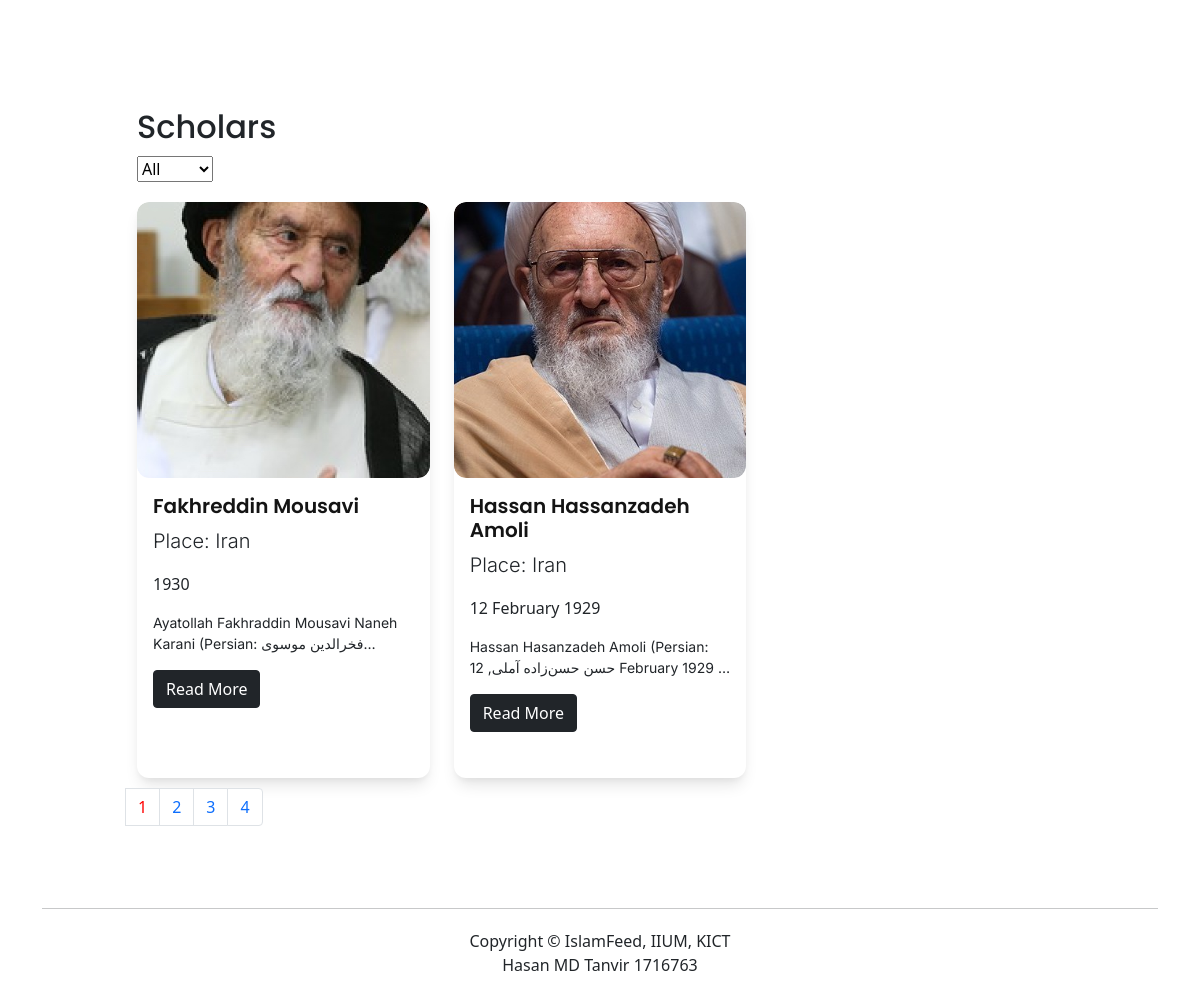
Before: / (lower part) with the older database file.
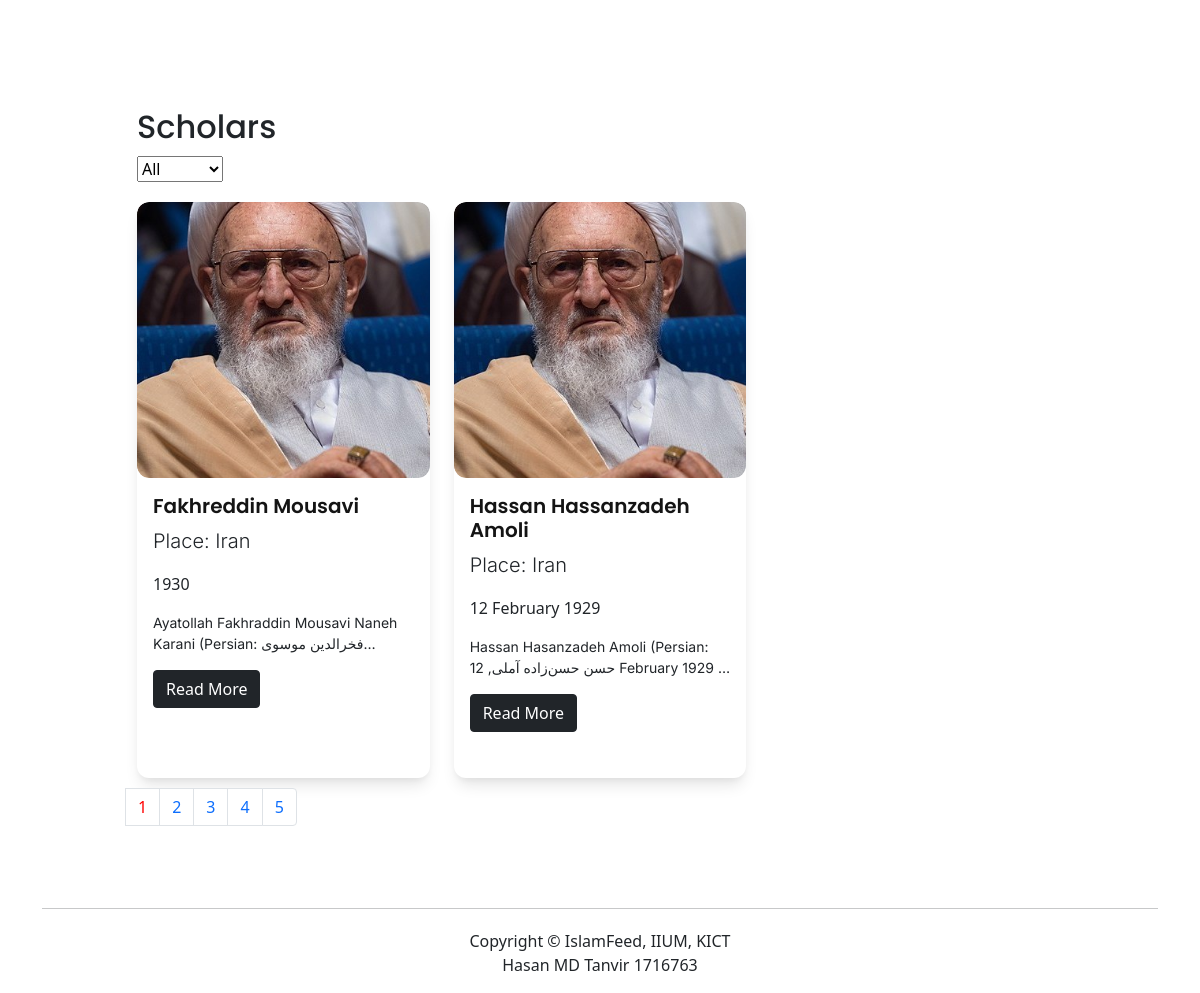
After: the same page with the newer database file.
### tables this page shows
CREATE TABLE `posts` (
  `post_id` int(11) NOT NULL AUTO_INCREMENT,
  `post_category_id` int(11) NOT NULL,
  `post_title` varchar(255) NOT NULL,
  `post_author` varchar(255) NOT NULL,
  `post_date` date NOT NULL,
  `post_image` text NOT NULL,
  `post_content` text NOT NULL,
  `post_tags` varchar(255) NOT NULL,
  `post_comment_count` int(11) NOT NULL DEFAULT '0',
  `post_status` varchar(255) NOT NULL DEFAULT 'draft',
  `born` varchar(255) DEFAULT NULL,
  `post_summary` varchar(1028) DEFAULT NULL,
  `achievement` text,
  PRIMARY KEY (`post_id`)
);

### index.php (the view, shortened to what the changed rows need)
<?php include "includes/header.php";
?>
<body>
    <?php include "includes/navigation.php"; ?>
    <div class="_post_wrapper">
        <div class="_post_wrap">
            <div class="container">
                <div class="row">
                    <div class="col-xl-10 lg-11 col-md-12 col-sm-12 mx-auto">
                        <div class="row">
                            <div class="col-xl-12 col-lg-12 col-md-12 col-sm-12">
                                <div class="_post_heading">
                                    <h2 class="_post_heading_title">Scholars</h2>
                                </div>
                            </div>
                        </div>
                        <div class="row post-container" id="#post_category">
                            <?php
                              if(isset($_GET["page"])){
                                $page_no =$_GET["page"];
                              }
                              else if(isset($_POST["page"])){
                                $page_no =$_POST["page"];
                              }
                              else{
                                $page_no =1;
                              }
                            $page_size = 2;
                            $offset = ($page_no-1) *  $page_size;
                            $post_cat ='';
                            $query1 = "SELECT COUNT(post_id) FROM posts where post_status='published'";
                            $result_db = mysqli_query($connection, $query1);
                            if(!empty($result_db)){
                                $row_db = mysqli_fetch_row($result_db);
                                $total_records = $row_db[0];
                            }
                            else $total_records =0;
                            $total_pages = ceil($total_records /  $page_size );
                            $query = "SELECT * FROM posts where post_status='published'";
                            $query .=" LIMIT ".$offset.",".$page_size ;
                            $select_all_posts = mysqli_query($connection, $query);
                            while ($row = mysqli_fetch_assoc($select_all_posts)) {
                                $post_id = $row['post_id'];
                                $post_title = $row['post_title'];
                                $post_author = $row['post_author'];
                                $post_image = $row['post_image'];
                                $post_status = $row['post_status'];
                                $post_summary = $row['post_summary'];
                                $born = $row['born'];
                                if ($post_status == 'published') {
                            ?>
                                    <div class="col-xl-4 col-lg-4 col-md-6 col-sm-12">
                                        <div class="post-card">
                                            <div class="_post_card_img_wrap">
                                                <a alt='Post Cover Image' href="post.php?p_id=<?php echo $post_id;?>">
                                                    <img class="card-img-top" src="images/<?php echo $post_image; ?>" alt="">
                                                </a>
                                            </div>
                                            <div class="card-body _post_body ">
                                                <h3 class="card-title _post_title"> <a href="post.php?p_id=<?php echo $post_id; ?>"><?php echo $post_title ?></a></h3>
                                                <p class="lead card-text">
                                                    Place: <span> <?php echo $post_author ?> </span>
                                                </p>
                                                <p class="card-text"><?php echo $born ?></p>
                                                <p class="card-text _post_summary_txt"><?php echo $post_summary ?></p>
                                                <div class="_post_footer">
                                                    <a class="btn btn-dark" href="post.php?p_id=<?php echo $post_id; ?>">Read More <span class="glyphicon glyphicon-chevron-right"></span></a>
                                                </div>
                                            </div>
                                        </div>
                                    </div>
                            <?php }
                            }
                            $pagLink = "<ul class='pagination'>";
                            for ($i=1; $i<=$total_pages; $i++) {
                                        $pagLink .= "<li id='$i' class='page-item'><a class='page-link' href='?page=".$i."&post_category=".$post_cat."#post_category"."'>".$i."</a></li>";
                            }
                            echo $pagLink . "</ul>";
                            ?>
                        </div>
                    </div>
                </div>
            </div>
        </div>
    </div>
            <?php include "includes/footer.php"; ?>

Changed rows visible on the page:
changed posts "Fakhreddin Mousavi": post_image: a different picture
Other visible differences:
new list line: "5"
